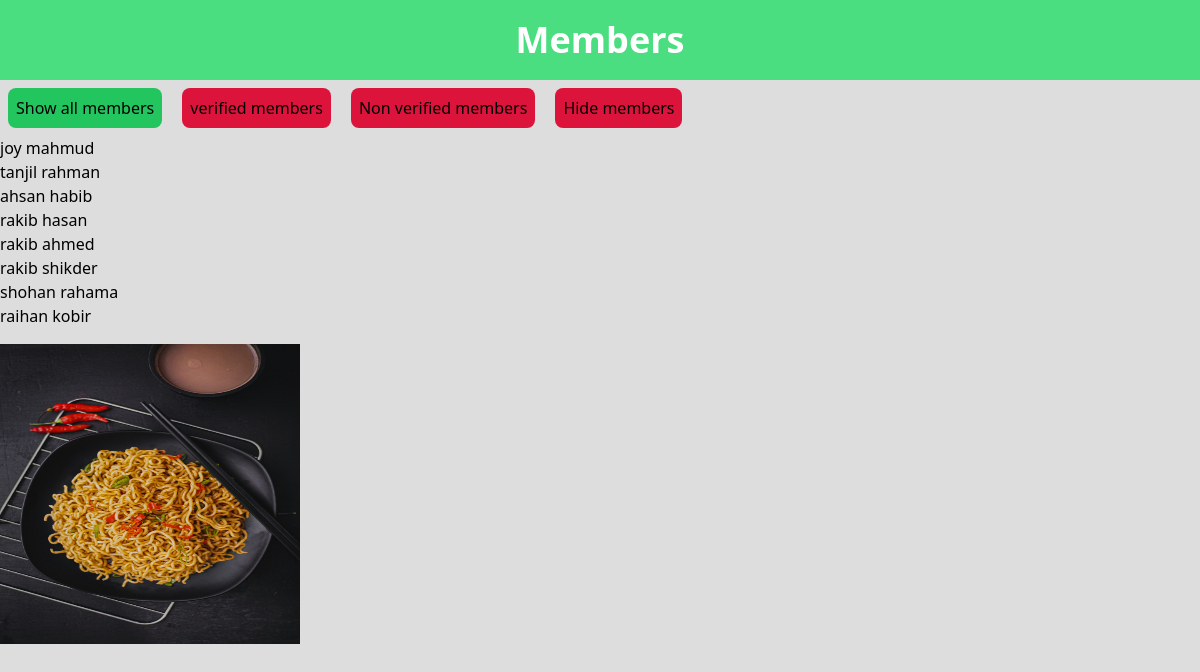
Before: /member/home/ with the older database file.
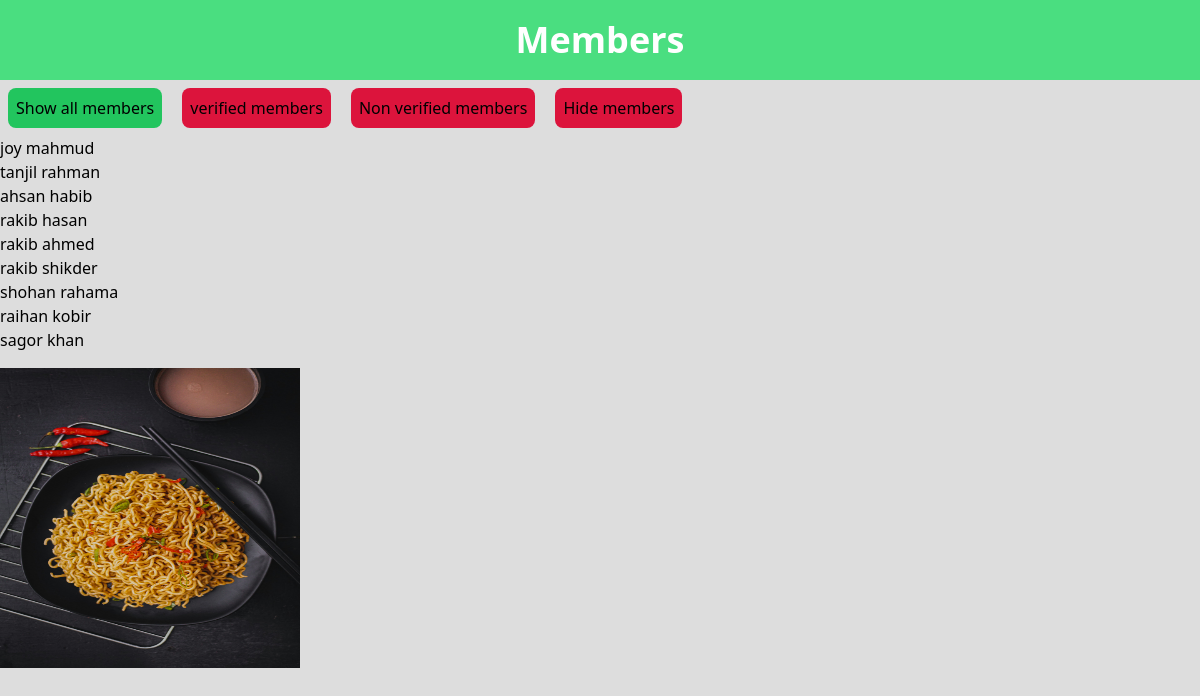
After: the same page with the newer database file.
### member/models.py (models this page shows)
class Member(models.Model):
    firstname=models.CharField(max_length=100)
    lastname=models.CharField(max_length=100)
    verified=models.BooleanField(default=0)

### member/views.py (the view)
# urls.py: 2. Add a URL to urlpatterns:  path('', views.home, name='home')
@require_http_methods(["GET","POST","DELETE","PUT"]) #it controls which type of request can we perform for this view
def home(request):
    mymembers=Member.objects.all().values()
    context={
        'mymembers':mymembers
    }
    return render(request,'member_home.html',context)

### member/templates/member_home.html (shortened to what this page needs)
<!DOCTYPE html>
<html>
    <head>
        {% load static %}
        <script src="https://cdn.tailwindcss.com"></script>
        <link rel="stylesheet" type="text/css" href="{% static 'memberStatic/css/styles.css' %}">
      </head>
<body>
<h1  class="text-center bg-green-400 text-white text-4xl font-semibold py-5">Members</h1>
<div>
    <div class="p-2 flex gap-5">
        <button onclick="viewMembers()" class="p-2 rounded-lg bg-green-500">Show all members</button>
        <button onclick="viewMembers(1)" class="p-2 rounded-lg btn">verified members</button>
        <button onclick="viewMembers(0)" class="p-2 rounded-lg btn">Non verified members</button>
        <button onclick="hideMembers()" class="p-2 rounded-lg btn">Hide members</button>
    </div>
    <div>
        <ul>
            {% for member in mymembers %}
                <li>{{member.firstname}} {{member.lastname}}</li>
             {% endfor %}
        </ul>
    </div>
    <ul id="memberList" class="p-2">
    </ul>
    <div>
        <img width="300" height="200" src="{% static 'memberStatic/images/food1.jpg' %}" alt="" class="h-[300px]">
    </div>
</div>
</body>
</html>

Changed rows visible on the page:
added Member: firstname "sagor", lastname "khan"
